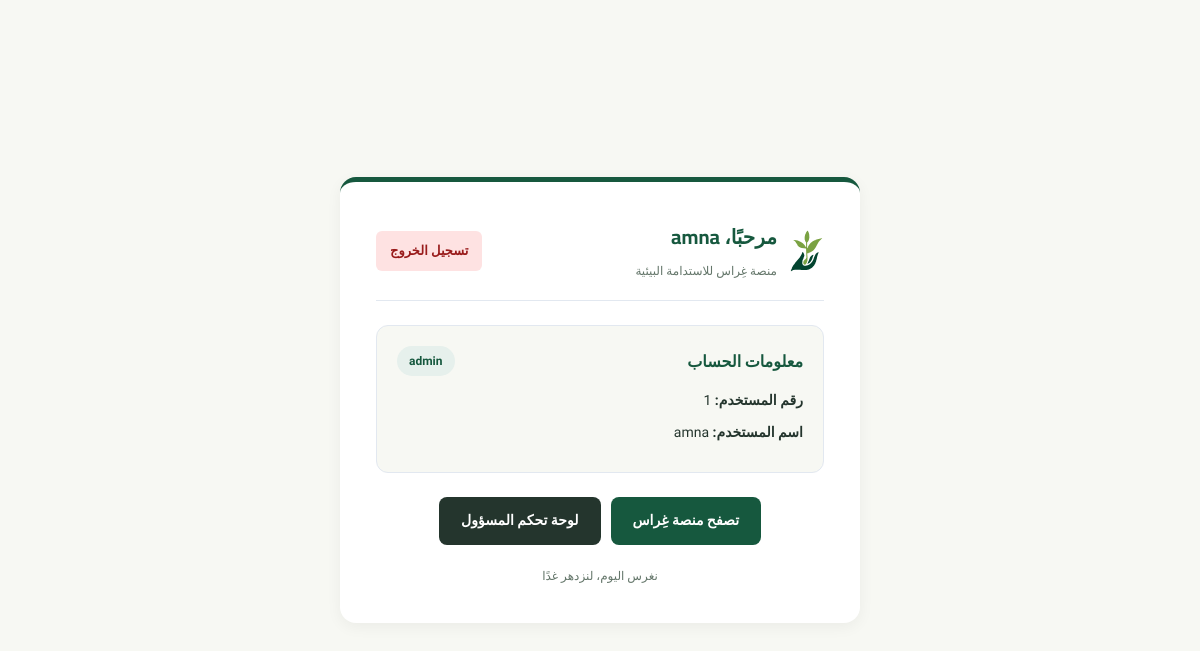
/dashboard.php (signed in), run on the app's committed database.
### tables this page shows
CREATE TABLE `users` (
  `id` int(10) NOT NULL,
  `username` varchar(50) DEFAULT NULL,
  `password` varchar(255) NOT NULL,
  `role` varchar(20) NOT NULL DEFAULT 'user'
);

### dashboard.php (the view, shortened to what this page needs)
<?php
require_once 'db.php';
$stmt = $pdo->prepare("SELECT id, username, role FROM users WHERE id = :id LIMIT 1");
$stmt->execute([':id' => $_SESSION['user_id']]);
$currentUser = $stmt->fetch(PDO::FETCH_ASSOC);
?>
<!DOCTYPE html>
<html lang="ar" dir="rtl">
<head>
    <link rel="stylesheet" href="style.css">
</head>
<body style="background: #f7f8f3; font-family: 'Tajawal', sans-serif; display: flex; justify-content: center; align-items: center; min-height: 100vh; margin: 0; padding: 20px;">
    <div style="background: white; padding: 36px; border-radius: 16px; box-shadow: 0 4px 15px rgba(0,0,0,0.05); width: 100%; max-width: 520px; border-top: 5px solid #16583e;">
        <div style="display: flex; justify-content: space-between; align-items: center; margin-bottom: 24px; border-bottom: 1px solid #e2e8f0; padding-bottom: 16px;">
            <div style="display: flex; align-items: center; gap: 12px;">
                <img src="images/ghiras-logo.svg" alt="شعار غِراس" style="height: 44px;">
                <div>
                    <h2 style="color: #16583e; margin: 0; font-size: 20px;">مرحبًا، <?= htmlspecialchars($currentUser['username'], ENT_QUOTES, 'UTF-8') ?></h2>
                    <span style="font-size: 12px; color: #64766a;">منصة غِراس للاستدامة البيئية</span>
                </div>
            </div>
            <a href="logout.php" style="background: #fee2e2; color: #991b1b; padding: 8px 14px; border-radius: 6px; text-decoration: none; font-weight: 700; font-size: 13px;">
                تسجيل الخروج
            </a>
        </div>
        <div style="background: #f7f8f3; padding: 20px; border-radius: 12px; border: 1px solid #e2e8f0; margin-bottom: 24px;">
            <div style="display: flex; justify-content: space-between; align-items: center; margin-bottom: 12px;">
                <h3 style="color: #16583e; margin: 0; font-size: 16px;">معلومات الحساب</h3>
                <span style="background: #e6f0ec; color: #16583e; padding: 4px 12px; border-radius: 999px; font-size: 12px; font-weight: 700;">
                    <?= htmlspecialchars($currentUser['role'], ENT_QUOTES, 'UTF-8') ?>
                </span>
            </div>
            <p style="margin: 6px 0; color: #24352d; font-size: 14px;"><strong>رقم المستخدم:</strong> <?= (int)$currentUser['id'] ?></p>
            <p style="margin: 6px 0; color: #24352d; font-size: 14px;"><strong>اسم المستخدم:</strong> <?= htmlspecialchars($currentUser['username'], ENT_QUOTES, 'UTF-8') ?></p>
        </div>
        <div style="display: flex; gap: 10px; justify-content: center;">
            <a href="index.php" style="background: #16583e; color: white; padding: 11px 22px; border-radius: 8px; text-decoration: none; font-weight: 700; font-size: 14px;">
                تصفح منصة غِراس
            </a>
            <?php if ($currentUser['role'] === 'admin'): ?>
                <a href="admin.php" style="background: #24352d; color: white; padding: 11px 22px; border-radius: 8px; text-decoration: none; font-weight: 700; font-size: 14px;">
                    لوحة تحكم المسؤول
                </a>
            <?php endif; ?>
        </div>
        <p style="text-align: center; color: #64766a; font-size: 12px; margin-top: 20px; margin-bottom: 0;">
            نغرس اليوم، لنزدهر غدًا
        </p>
    </div>
</body>
</html>
</body>
</html>

### style.css (style rules this page uses)
* { box-sizing: border-box; }
html { scroll-behavior: smooth; }
body { margin: 0; color: #24352d; background: #f7f8f3; font-family: "Tajawal", Tahoma, Arial, sans-serif; line-height: 1.85; }
a { color: inherit; }
img { max-width: 100%; }
h1, h2, h3, .brand-label strong, .footer-brand strong { font-family: "Cairo", "Tajawal", Tahoma, Arial, sans-serif; }

### data on the page
users: username "amna", role "admin", id "1"
